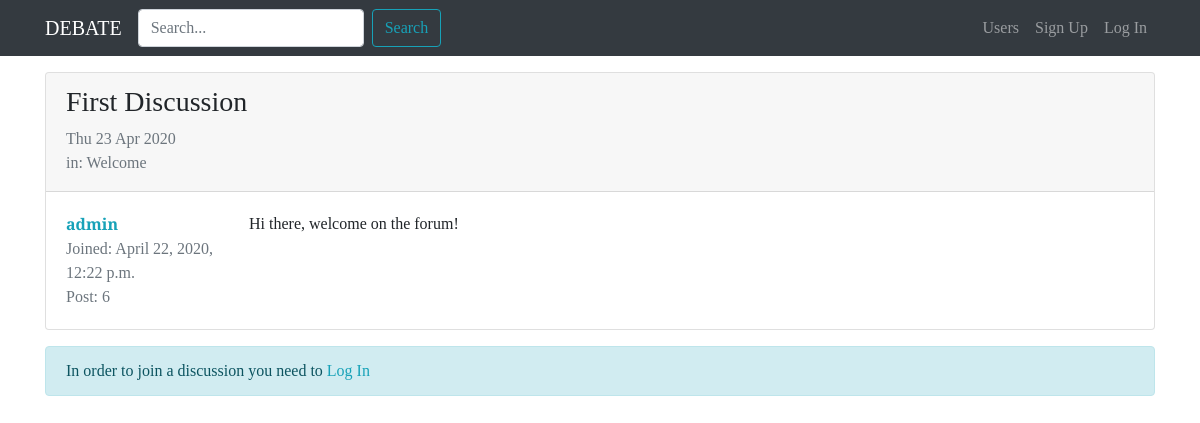
Screenshot of /forum/discussion/1 with the database file from the repository.
### forum/models.py (models this page shows, shortened)
class Discussion(models.Model):
  title = models.CharField(max_length=120)
  creation_date = models.DateTimeField(auto_now_add=True)
  author_discussion = models.ForeignKey(User, on_delete=models.CASCADE, related_name="discussions")
  belong_section = models.ForeignKey(Section, on_delete=models.CASCADE)

class Post(models.Model):
  author_post = models.ForeignKey(User, on_delete=models.CASCADE, related_name="posts")
  content = models.TextField()
  creation_date = models.DateTimeField(auto_now_add=True)
  discussion = models.ForeignKey(Discussion, on_delete=models.CASCADE)

class Section(models.Model):
  name_section = models.CharField(max_length=80)
  description = models.CharField(max_length=150, blank=True, null=True)
  logo_section = models.ImageField(blank=True, null=True)
  def __str__(self):
    return self.name_section

### forum/views.py (the view)
def visualizeDiscussion(request, pk):
  discussion = get_object_or_404(Discussion, pk=pk)
  posts_discussion = Post.objects.filter(discussion=discussion)
  form_response = PostModelForm()
  context = {"discussion": discussion,
             "posts_discussion": posts_discussion,
             "form_response": form_response
             }
  return render(request, "forum/single_discussion.html", context)

### forum/forms.py
class PostModelForm(forms.ModelForm):
    class Meta:
      model = Post
      fields = ["content"]
      widgets = {
        "content" : forms.Textarea(attrs={'rows': '5'})
      }
      labels = {
        "content" : "Message"
      }

### forum/templates/forum/single_discussion.html (shortened to what this page needs)
{% extends 'base.html' %}
{% load crispy_forms_tags %}
{% block content %}
  {% for post in posts_discussion %}
      <div class="card my-3">
      {% if forloop.first %}
          <div class="card-header pb-0">
            <h3>{{ discussion.title }}</h3>
            <p class="text-muted">{{ discussion.creation_date|date:"D d M Y" }}
            <br>in: {{ discussion.belong_section }}</p>
          </div>
      {% else %}
          <div class="card-header py-0">
            <p class="text-muted mb-0">{{ post.creation_date|date:"d M Y" }}</p>
          </div>
      {% endif %}
        <div class="card-body">
          <div class="row">
            <div class="col-xl-2 col-4">
              <p class="mb-0"><a href="{% url 'user_profile' username=post.author_post.username %}"><strong>{{ post.author_post }}</strong></a></p>
              <p class="text-muted mb-0">Joined: {{ post.author_post.date_joined }}</p>
              <p class="text-muted mb-0">Post: {{ post.author_post.posts.count }}</p>
            </div>
            <div class="col-xl-10 col-8">
              <p class="my-0">{{ post.content|linebreaks }}</p>
            </div>
          </div>
        </div>
      </div>
  {% endfor %}
  {% if request.user.is_authenticated %}
    {% include 'forum/form_response.html' %}
  {% else %}
    <div class="alert alert-info" role="alert">
      In order to join a discussion you need to <a href="{% url 'login' %}?next={{ request.get_full_path }}">Log In</a>
    </div>
  {% endif %}
{% endblock content %}

### static-storage/css/debate.css (style rules this page uses)
body { font-family: 'Playfair Display', serif; }
a, a:hover { color: #17a2b8; }

### rows the page displays
Post: author_post "admin", author_post.date_joined "April 22, 2020, 12:22 p.m.", author_post.posts.count "6", content "Hi there, welcome on the forum!"
Discussion: title "First Discussion", creation_date "Thu 23 Apr 2020", belong_section "Welcome"
